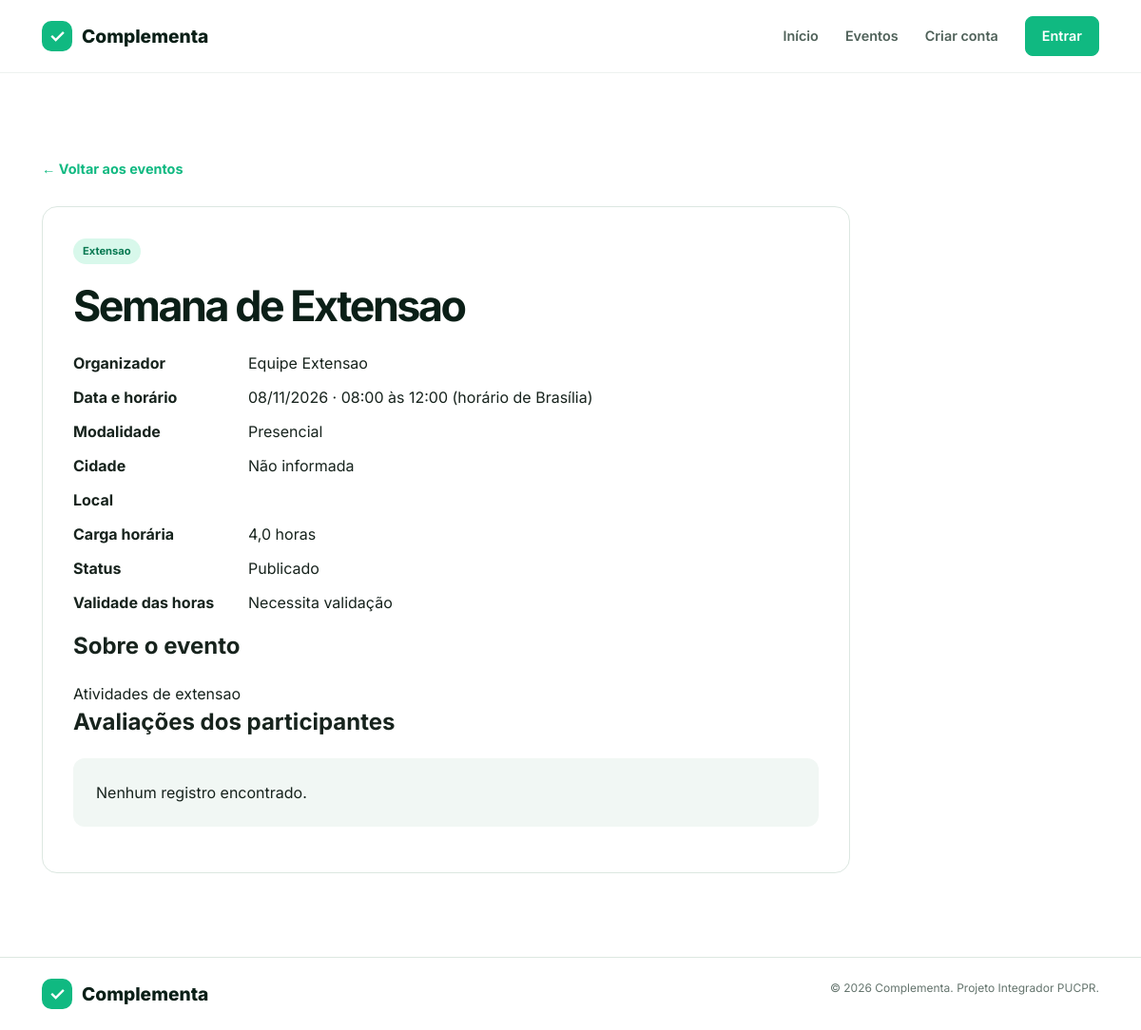
The app's page /evento.php?id=4 with its own data.
### tables this page shows
CREATE TABLE evento (
 id_evento INT UNSIGNED AUTO_INCREMENT PRIMARY KEY,
 id_organizador INT UNSIGNED NOT NULL, id_categoria INT UNSIGNED NOT NULL,
 titulo VARCHAR(150) NOT NULL, descricao VARCHAR(2000) NOT NULL, data_evento DATE NOT NULL,
 horario_inicio TIME NOT NULL, horario_termino TIME NOT NULL,
 carga_horaria DECIMAL(4,1) NOT NULL, modalidade VARCHAR(20) NOT NULL,
 cidade VARCHAR(100) NULL, local_evento VARCHAR(200) NULL, link VARCHAR(500) NULL,
 status VARCHAR(20) NOT NULL DEFAULT 'Publicado', validade_horas VARCHAR(30) NOT NULL DEFAULT 'Necessita validação',
 FOREIGN KEY (id_organizador) REFERENCES organizador(id_organizador),
 FOREIGN KEY (id_categoria) REFERENCES categoria(id_categoria),
 CHECK (carga_horaria BETWEEN 0.5 AND 999), CHECK (horario_termino > horario_inicio)
);

CREATE TABLE categoria (
 id_categoria INT UNSIGNED AUTO_INCREMENT PRIMARY KEY,
 nome VARCHAR(80) NOT NULL UNIQUE, descricao VARCHAR(500) NULL
);

CREATE TABLE organizador (
 id_organizador INT UNSIGNED AUTO_INCREMENT PRIMARY KEY,
 nome VARCHAR(150) NOT NULL, tipo VARCHAR(30) NOT NULL, email VARCHAR(150) NOT NULL UNIQUE,
 telefone VARCHAR(20) NULL, cidade VARCHAR(100) NOT NULL, senha_hash VARCHAR(255) NULL
);

### conexao.php (called while the page is built, shortened)
<?php
function obterConexao(): PDO
{
    $host = getenv('DB_HOST') ?: '127.0.0.1';
    $port = getenv('DB_PORT') ?: '3306';
    $database = getenv('DB_NAME') ?: 'complementa';
    $username = getenv('DB_USER') ?: 'root';
    $password = getenv('DB_PASSWORD');
    $password = $password === false ? '' : $password;
    $dsn = "mysql:host={$host};port={$port};dbname={$database};charset=utf8mb4";
    return new PDO($dsn, $username, $password, [
        PDO::ATTR_ERRMODE => PDO::ERRMODE_EXCEPTION,
        PDO::ATTR_DEFAULT_FETCH_MODE => PDO::FETCH_ASSOC,
        PDO::ATTR_EMULATE_PREPARES => false,
        PDO::MYSQL_ATTR_INIT_COMMAND => "SET time_zone = '-03:00'",
    ]);
}

### evento.php (the view, shortened to what this page needs)
<?php
require_once __DIR__ . '/app.php';
require_once __DIR__.'/painel_ui.php';
$evento = null;
$erros = [];
$id = filter_var($_GET['id'] ?? null, FILTER_VALIDATE_INT, ['options' => ['min_range' => 1]]);
if ($id) {
    try {
        $consulta = obterConexao()->prepare('SELECT e.id_evento,e.id_organizador,e.titulo,e.descricao,e.data_evento,e.horario_inicio,e.horario_termino,e.carga_horaria,e.modalidade,e.cidade,e.local_evento,e.link,e.status,e.validade_horas, c.nome AS categoria, o.nome AS organizador
            FROM evento e JOIN categoria c ON c.id_categoria = e.id_categoria
            JOIN organizador o ON o.id_organizador = e.id_organizador
            WHERE e.id_evento = :id');
        $consulta->execute(['id' => $id]);
        $evento = $consulta->fetch();
    } catch (PDOException $erro) {
        $erros[] = falhaBanco($erro);
    }
}
?>
<main class="container section">
    <a class="text-link" href="eventos.php">← Voltar aos eventos</a>
    <?php if ($evento): ?>
        <article class="detail-card">
            <span class="event-category"><?= escapar($evento['categoria']) ?></span>
            <h1><?= escapar($evento['titulo']) ?></h1>
            <dl class="event-info">
                <dt>Organizador</dt><dd><?= escapar($evento['organizador']) ?></dd>
                <dt>Data e horário</dt><dd><?= escapar(date('d/m/Y', strtotime($evento['data_evento']))) ?> · <?= escapar(substr($evento['horario_inicio'], 0, 5)) ?> às <?= escapar(substr($evento['horario_termino'], 0, 5)) ?> (horário de Brasília)</dd>
                <dt>Modalidade</dt><dd><?= escapar($evento['modalidade']) ?></dd>
                <dt>Cidade</dt><dd><?= escapar($evento['cidade'] ?: 'Não informada') ?></dd>
                <dt>Local</dt><dd><?= escapar($evento['local_evento']) ?></dd>
                <dt>Carga horária</dt><dd><?= escapar(number_format((float) $evento['carga_horaria'], 1, ',', '.')) ?> horas</dd>
                <dt>Status</dt><dd><?= escapar($evento['status']) ?></dd>
                <dt>Validade das horas</dt><dd><?= escapar($evento['validade_horas']) ?></dd>
            </dl>
            <h2>Sobre o evento</h2>
            <div class="event-description"><?= escapar($evento['descricao']) ?></div>
            <h2>Avaliações dos participantes</h2>
        </article>
    <?php elseif (!$erros): ?>
        <h1>Evento não encontrado</h1><p>Confira o endereço ou consulte a lista de eventos.</p>
    <?php endif; ?>
</main>

### style.css (style rules this page uses)
:root { --dark: #0b1f17; --green: #10b981; --green-light: #34d399; --ink: #17231d; --muted: #64746d; --line: #dce7e1; --soft: #f1f7f4; --white: #fff; }
* { box-sizing: border-box; }
html { scroll-behavior: smooth; }
body { margin: 0; color: var(--ink); font-family: Inter, Arial, sans-serif; line-height: 1.5; }
a { color: inherit; text-decoration: none; }
.container { margin: 0 auto; max-width: 1160px; padding: 0 24px; }
h1, h2, h3, p { margin-top: 0; }
h1 { color: var(--dark); font-size: clamp(2.3rem, 5vw, 4.3rem); letter-spacing: -.055em; line-height: 1.08; margin-bottom: 24px; }
.section { padding: 88px 0; }
.text-link { color: var(--green); font-size: .9rem; font-weight: 700; }
.event-category { background: #d8f8eb; border-radius: 20px; color: #087952; display: inline-block; font-size: .7rem; font-weight: 700; padding: 5px 10px; }
body { min-height: 100vh; display: flex; flex-direction: column; }
main { flex: 1; width: 100%; }
.form-card h1, .detail-card h1, .section-heading h1 { font-size: clamp(1.8rem, 4vw, 2.8rem); }
.detail-card { margin-top: 28px; max-width: 850px; padding: 32px; border: 1px solid var(--line); border-radius: 16px; }
.detail-card h1 { margin-top: 20px; }
.event-info { display: grid; grid-template-columns: minmax(110px, 160px) 1fr; gap: 12px 24px; }
.event-info dt { font-weight: 700; }
.event-info dd { margin: 0; overflow-wrap: anywhere; }
.event-description { white-space: pre-wrap; overflow-wrap: anywhere; }
.event-card, .detail-card h1 { overflow-wrap: anywhere; }
.container.section { padding-left: 24px; padding-right: 24px; }

### records on screen
evento: id_categoria.nome "Extensao", titulo "Semana de Extensao", id_organizador.nome "Equipe Extensao", data_evento "08/11/2026", horario_inicio "08:00", horario_termino "12:00", modalidade "Presencial", cidade "Não informada", carga_horaria "4,0", status "Publicado", validade_horas "Necessita validação", descricao "Atividades de extensao"
